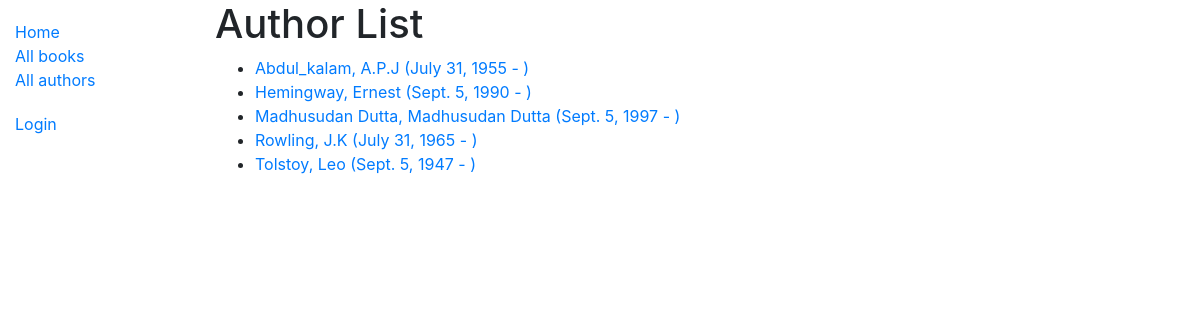
Screenshot of /catalog/authors/ with the database file from the repository.
### catalog/models.py (models this page shows)
class Author(models.Model):
    first_name = models.CharField(max_length=100)
    last_name = models.CharField(max_length=100)
    date_of_birth = models.DateField(null=True, blank=True)
    date_of_death = models.DateField('Died', null=True, blank=True)
    class Meta:
        ordering = ['last_name', 'first_name']
    def get_absolute_url(self):
        return reverse('author-detail', args=[str(self.id)])
    def __str__(self):
        return f'{self.last_name}, {self.first_name}'

### catalog/views.py (the view)
# urls.py: path('authors/', views.AuthorListView.as_view(), name='authors'),
class AuthorListView(generic.ListView):
    model = Author
    paginate_by = 10

### catalog/templates/catalog/author_list.html
{% extends "base_generic.html" %}
{% block content %}
<h1>Author List</h1>
{% if author_list %}
  <ul>
  {% for author in author_list %}
    <li>
      <a href="{{ author.get_absolute_url }}">
      {{ author }} ({{author.date_of_birth}} - {% if author.date_of_death %}{{author.date_of_death}}{% endif %})
      </a>
    </li>
  {% endfor %}
 </ul>
{% else %}
  <p>There are no authors available.</p>
{% endif %}
{% endblock %}

### rows the page displays
Author: last_name+first_name "Abdul_kalam, A.P.J", date_of_birth "July 31, 1955"
Author: last_name+first_name "Hemingway, Ernest", date_of_birth "Sept. 5, 1990"
Author: last_name+first_name "Madhusudan Dutta, Madhusudan Dutta", date_of_birth "Sept. 5, 1997"
Author: last_name+first_name "Rowling, J.K", date_of_birth "July 31, 1965"
Author: last_name+first_name "Tolstoy, Leo", date_of_birth "Sept. 5, 1947"
